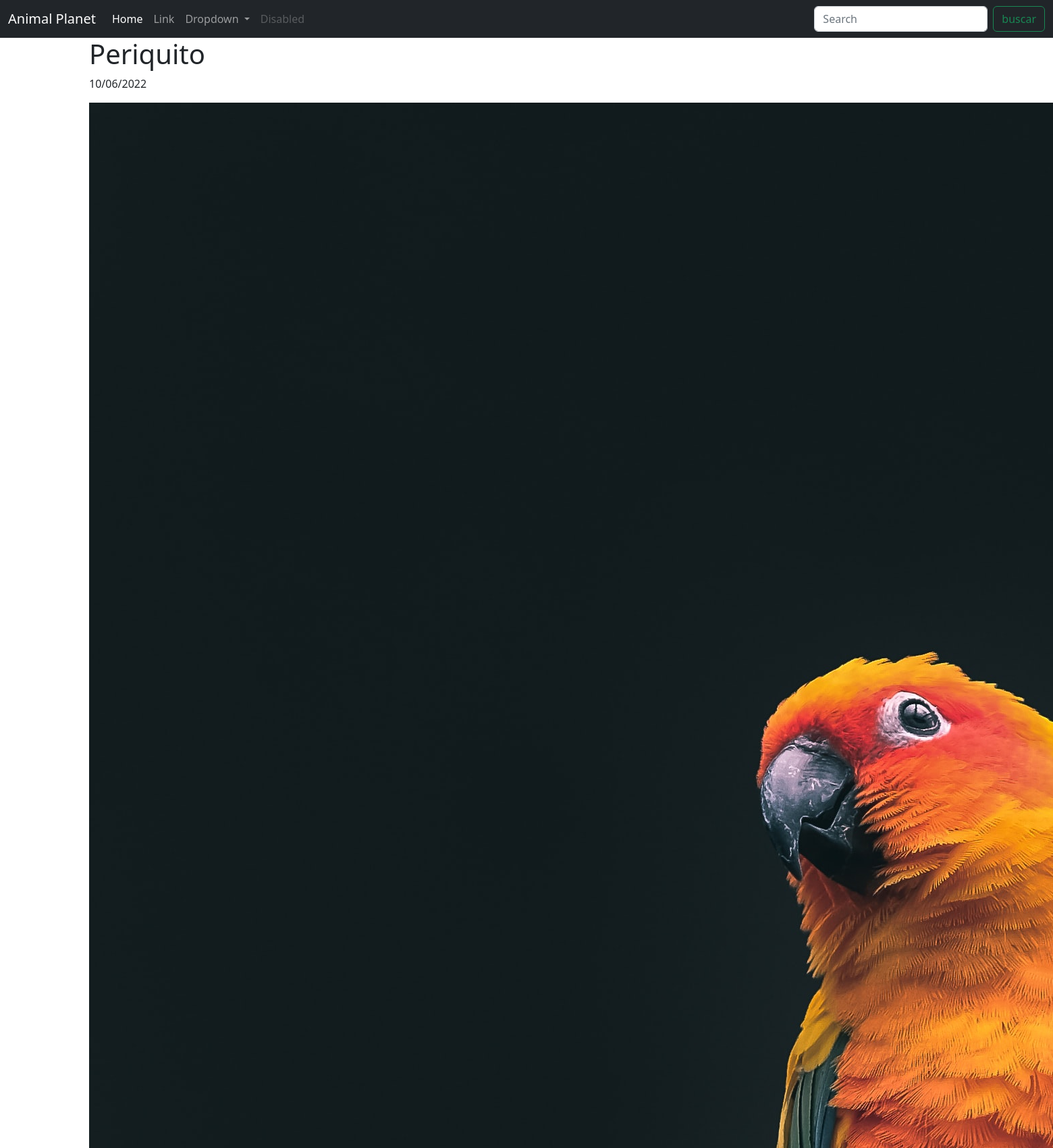
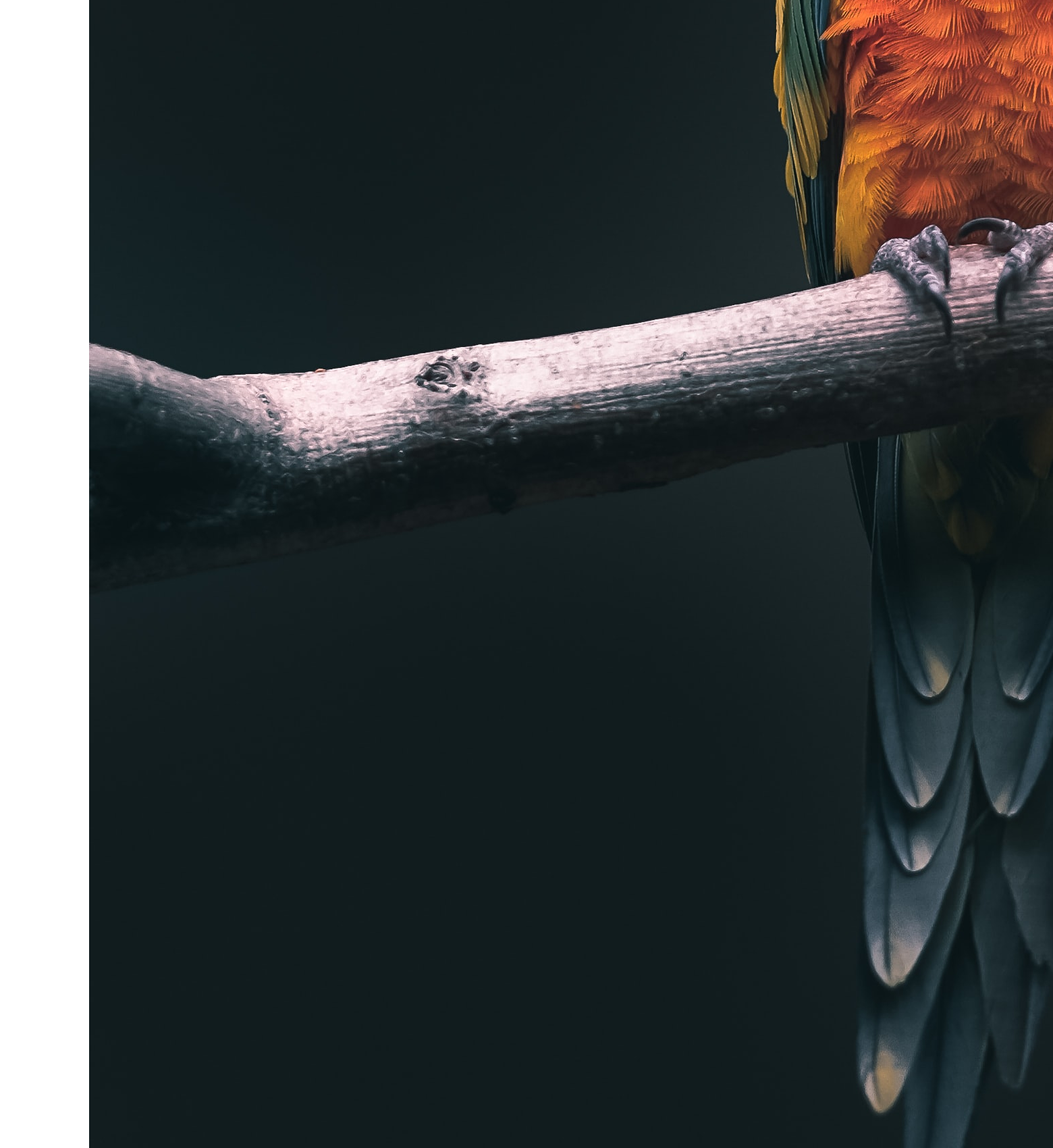
The app's page /viewPost.php?id=10 (upper part) with its own data (2 pictures, top to bottom).
### tables this page shows
CREATE TABLE `posts` (
  `id` int(11) NOT NULL,
  `title` varchar(30) NOT NULL,
  `description` longtext NOT NULL,
  `data` date NOT NULL,
  `image` varchar(150) NOT NULL
);

### viewPost.php (the view, shortened to what this page needs)
<?php
include "config/connection.php";
include "nav.php";
$id = $_GET['id'];
$stmt = $conectar->prepare("SELECT * FROM posts WHERE id = :id");
$stmt->execute(array('id'=>$id));
$results = $stmt->fetchALL(PDO::FETCH_ASSOC);
?>
<div class="container">
	<?php foreach ($results as $post): ?>
		<h1><?= $post['title'] ?></h1>
		<p><?= date('d/m/Y', strtotime($post['data'])); ?></p>
		<p>
		<img src="<?= $post['image'] ?>" alt="<?= $post['title'] ?>">
		</p>
	<?php endforeach; ?>
</div>
<?php include "footer.php"; ?>

### records on screen
posts: title "Periquito", data "10/06/2022", image (picture)
